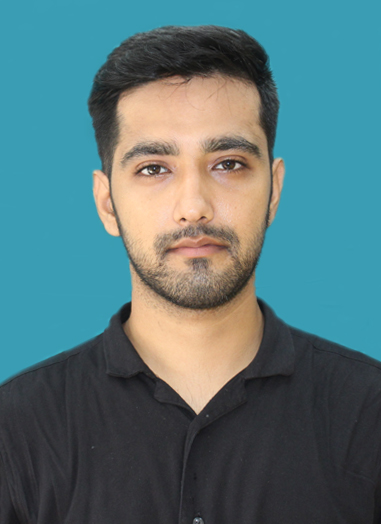
#> input picture inputImage/inputOne.jpg, 381 x 524 px, given in place of Lenna.png, which was not available
$ python pca1_q1b.py
#> lines starting #> are read from the running program, lines starting #| are printed output that depends on the picture; pictures that were not available may be replaced by others from this repository, and a replacement may not be noted
from PIL import Image
import os

def crop_rotate_resize_image(image_path, crop_area, rotation_angle, resize_dimensions, save_path):
#> called with image_path = 'E:/DIP_PCA1/q1_inputImage/Lenna.png', crop_area = (100, 100, 500, 500), rotation_angle = -45, resize_dimensions = (150, 150)
    os.makedirs(os.path.dirname(save_path), exist_ok=True)

    with Image.open(image_path) as img:
#> img is the input picture: PIL image 381x524 RGB; mean R, G, B 85.2, 117.1, 121
        cropped_img = img.crop(crop_area)
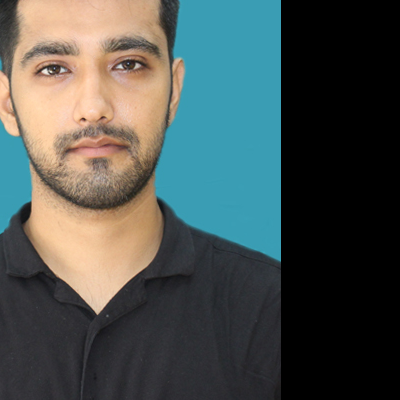
#> cropped_img: PIL image 400x400 RGB; mean R, G, B 73.9, 82.3, 79.7
        rotated_img = cropped_img.rotate(rotation_angle)
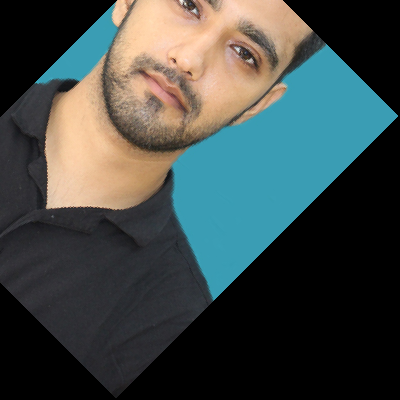
#> rotated_img: PIL image 400x400 RGB; mean R, G, B 63.5, 73.3, 71.5
        resized_img = rotated_img.resize(resize_dimensions)
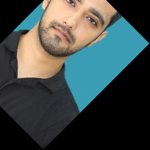
#> resized_img: PIL image 150x150 RGB; mean R, G, B 63.6, 73.4, 71.6
        resized_img.save(save_path)
    print(f"Image cropped, rotated, resized, and saved to {save_path}")

if __name__ == "__main__":
    input_image_path = "E:/DIP_PCA1/q1_inputImage/Lenna.png"
    save_image_path = "E:/DIP_PCA1/q1b_rotatedImage/rotatedOne.png"

    crop_area = (100, 100, 500, 500)
    rotation_angle = -45
    resize_dimensions = (150, 150)

    crop_rotate_resize_image(input_image_path, crop_area, rotation_angle, resize_dimensions, save_image_path)
